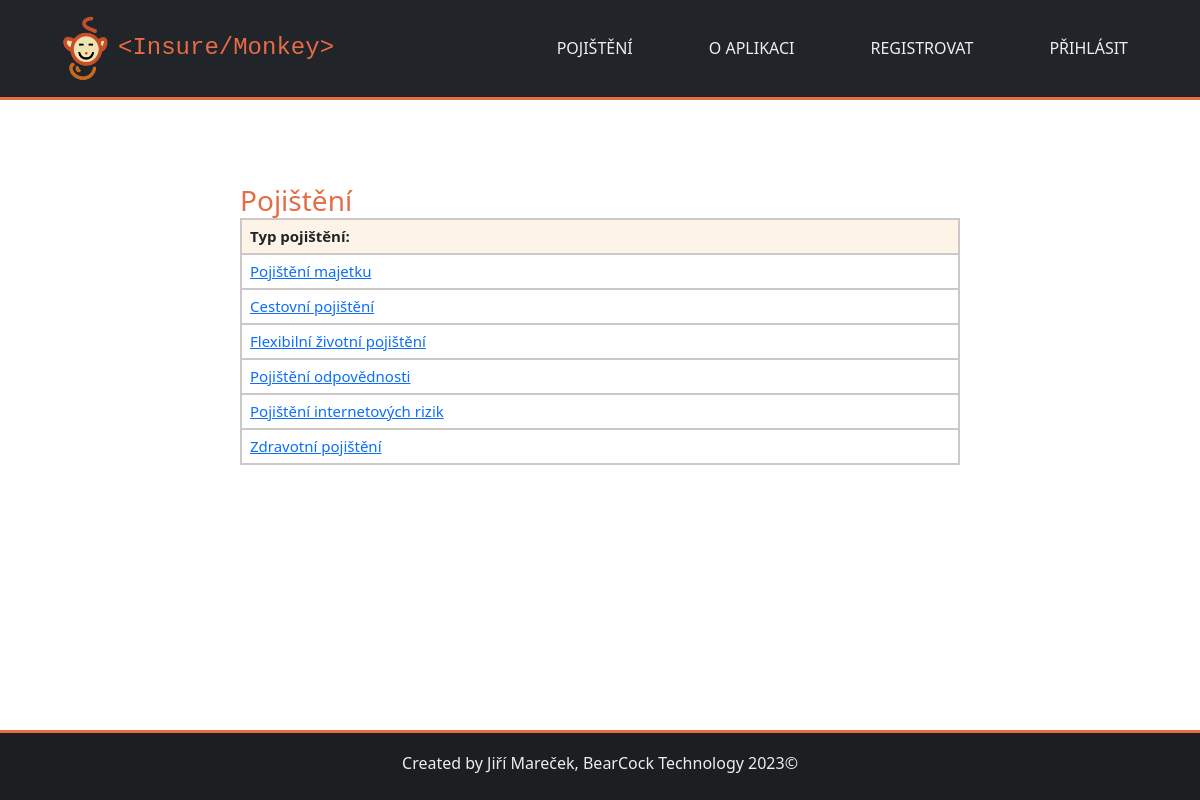
Page /insuremonkey/pojisteni/ on the committed database.
### insuremonkey/models.py (models this page shows, shortened)
class Pojisteni(models.Model):
    typ_pojisteni = models.CharField(max_length=80, verbose_name="Typ pojištění")
    popis_pojisteni = models.CharField(max_length=400, verbose_name="Popis produktu")
    class Meta:
        verbose_name = "Pojištění"
        verbose_name_plural = "Pojištění"

### insuremonkey/views.py (the view)
# urls.py: path("pojisteni/", views.PojisteniView.as_view(), name="pojisteni"),
class PojisteniView(generic.ListView):
    template_name = "insuremonkey/pojisteni.html"
    context_object_name = "pojisteni"
    def get_queryset(self):
        return Pojisteni.objects.all().order_by("-id")

### insuremonkey/templates/insuremonkey/pojisteni.html (shortened to what this page needs)
{% extends "base.html" %}
{% block content %}
<h3 class="barevny_text">Pojištění</h3>
<table class="table" >
    <thead>
        <tr>
            <th colspan="1">Typ pojištění:</th>
        </tr>
    </thead>
    <tbody>
        {% for pojisteni in pojisteni %}
            <tr>
                <td>
                    <a href={% url "pojisteni_detail" pojisteni.id %}>{{pojisteni.typ_pojisteni}}</a>
                </td>
            </tr>
        {% endfor %}
    </tbody>
</table>
{% endblock %}

### insuremonkey/static/css/style.css (style rules this page uses)
body { font: 15px; background: #f9f9f9; box-sizing: border-box; color: #414042; display: flex; flex-direction: column; box-sizing: border-box; margin: 0; padding: 80px 0 0 0; min-width: min-content; min-height: 100vh; }
.table td, .table th, .table tr { border: 2px solid rgb(204, 200, 200); font-size: 15px; line-height: 17px; vertical-align: middle; }
.table { table-layout: fixed; border-collapse: collapse; }
.table thead { background-color: rgb(253, 244, 231); }
.barevny_text { color: rgb(231, 107, 69); margin-bottom: 0; }

### rows in the picture
Pojisteni: typ_pojisteni "Pojištění majetku"
Pojisteni: typ_pojisteni "Cestovní pojištění"
Pojisteni: typ_pojisteni "Flexibilní životní pojištění"
Pojisteni: typ_pojisteni "Pojištění odpovědnosti"
Pojisteni: typ_pojisteni "Pojištění internetových rizik"
Pojisteni: typ_pojisteni "Zdravotní pojištění"
